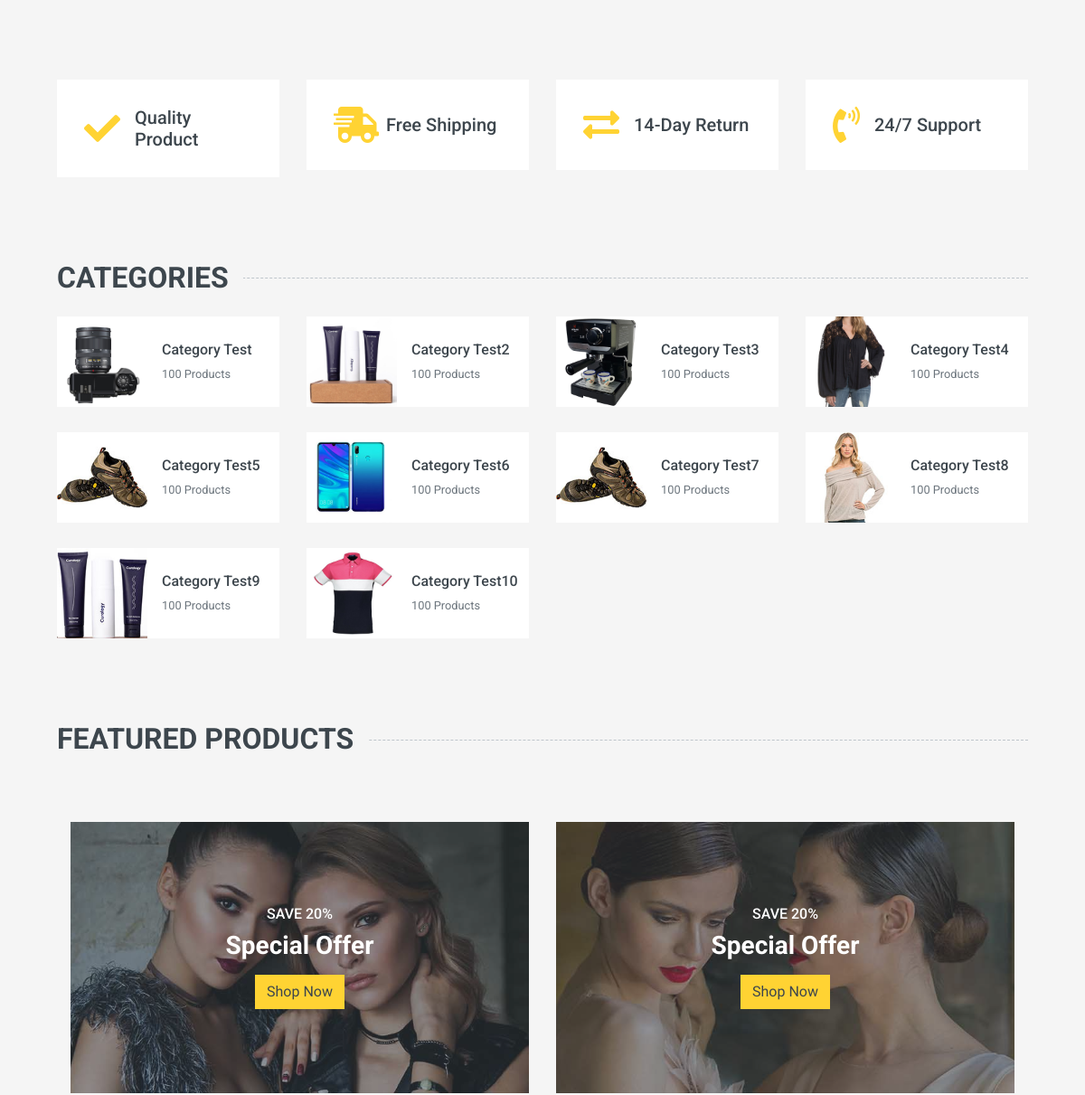
The app's page / (middle part), older data.
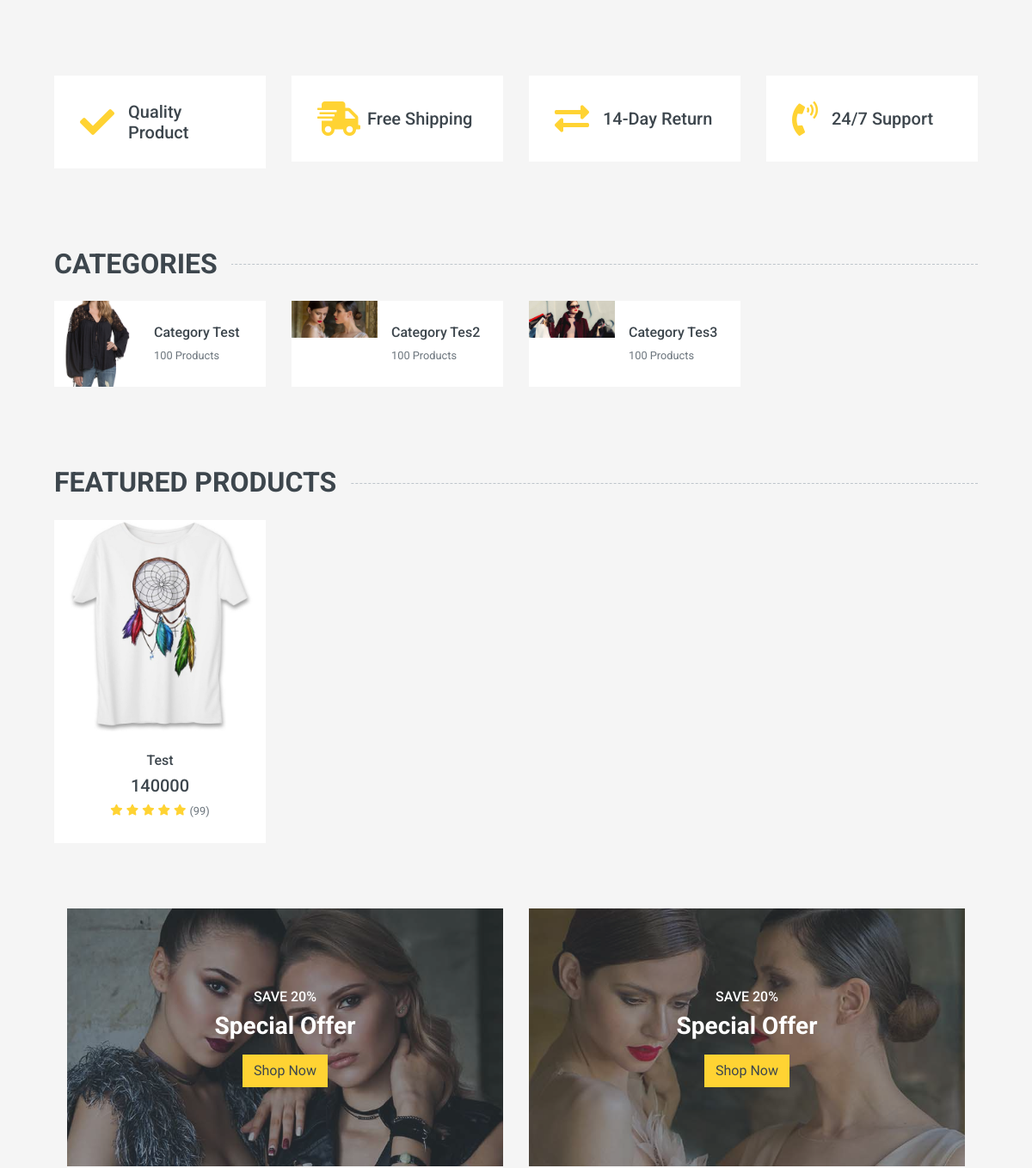
The same page, newer data.
### Product_app/models.py (models this page shows, shortened)
class Category(models.Model):
    name=models.CharField(max_length=50)
    image=models.ImageField(upload_to="product/category")
    parent=models.ForeignKey("self",related_name="comment",on_delete=models.CASCADE,null=True,blank=True)
    created=models.DateTimeField(auto_now_add=True)

class Product(models.Model):
    name=models.CharField(max_length=200)
    discription=models.TextField()
    image=models.ImageField(upload_to="product/image")
    price=models.CharField(max_length=50)
    size=models.ManyToManyField(Size,related_name="product")
    color=models.ManyToManyField(Color,related_name="product")
    discount=models.CharField(max_length=50,null=True,blank=True)
    score=models.IntegerField(null=True,default=0)
    category=models.ManyToManyField(Category,related_name="product")
    created=models.DateTimeField(auto_now_add=True)
    image_galeery=models.ManyToManyField(ProductImageGallery,related_name="product")
    slug=models.SlugField(null=True,blank=True)
    def get_absolut_url(self):
        return reverse("Home_app:detail",kwargs={"slug":self.slug})

### Home_app/views.py (the view)
# urls.py: path("",views.Home.as_view(),name="Home"),
class Home(View):
    def get(self,request):
        product=Product.objects.all()
        category=Category.objects.all()
        context={
            "category":category,
            "product":product,
        }
        return render(request,"Home_app/index.html",context=context)

### Home_app/templates/Home_app/index.html (shortened to what this page needs)
{% extends "base.html" %}
{% load static %}
{% block content %}
<div class="container-fluid mb-3">
    <div class="row px-xl-5">
        <div class="col-lg-8">
        </div>
        <div class="col-lg-4">
        </div>
    </div>
</div>
<div class="container-fluid pt-5">
    <div class="row px-xl-5 pb-3">
        <div class="col-lg-3 col-md-6 col-sm-12 pb-1">
            <div class="d-flex align-items-center bg-light mb-4" style="padding: 30px;">
                <h1 class="fa fa-check text-primary m-0 mr-3"></h1>
                <h5 class="font-weight-semi-bold m-0">Quality Product</h5>
            </div>
        </div>
        <div class="col-lg-3 col-md-6 col-sm-12 pb-1">
            <div class="d-flex align-items-center bg-light mb-4" style="padding: 30px;">
                <h1 class="fa fa-shipping-fast text-primary m-0 mr-2"></h1>
                <h5 class="font-weight-semi-bold m-0">Free Shipping</h5>
            </div>
        </div>
        <div class="col-lg-3 col-md-6 col-sm-12 pb-1">
            <div class="d-flex align-items-center bg-light mb-4" style="padding: 30px;">
                <h1 class="fas fa-exchange-alt text-primary m-0 mr-3"></h1>
                <h5 class="font-weight-semi-bold m-0">14-Day Return</h5>
            </div>
        </div>
        <div class="col-lg-3 col-md-6 col-sm-12 pb-1">
            <div class="d-flex align-items-center bg-light mb-4" style="padding: 30px;">
                <h1 class="fa fa-phone-volume text-primary m-0 mr-3"></h1>
                <h5 class="font-weight-semi-bold m-0">24/7 Support</h5>
            </div>
        </div>
    </div>
</div>
<div class="container-fluid pt-5">
    <h2 class="section-title position-relative text-uppercase mx-xl-5 mb-4"><span
            class="bg-secondary pr-3">Categories</span></h2>
    <div class="row px-xl-5 pb-3">
        {% for item in category %}
        <div class="col-lg-3 col-md-4 col-sm-6 pb-1">
            <a class="text-decoration-none" href="">
                <div class="cat-item d-flex align-items-center mb-4">
                    <div class="overflow-hidden" style="width: 100px; height: 100px;">
                        <img class="img-fluid" src="{{ item.image.url }}" alt="">
                    </div>
                    <div class="flex-fill pl-3">
                        <h6>{{ item.name }}</h6>
                        <small class="text-body">100 Products</small>
                    </div>
                </div>
            </a>
        </div>
        {% endfor %}
    </div>
</div>
<div class="container-fluid pt-5 pb-3">
    <h2 class="section-title position-relative text-uppercase mx-xl-5 mb-4"><span class="bg-secondary pr-3">Featured Products</span>
    </h2>
    <div class="row px-xl-5">
    {% for item in product %}
        <div class="col-lg-3 col-md-4 col-sm-6 pb-1">
            <div class="product-item bg-light mb-4">
                <div class="product-img position-relative overflow-hidden">
                    <img class="img-fluid w-100" src="{{ item.image.url }}" alt="">
                    <div class="product-action">
                    </div>
                </div>
                <div class="text-center py-4">
                    <a class="h6 text-decoration-none text-truncate" href="{{ item.get_absolut_url }}">{{ item.name }}</a>
                    <div class="d-flex align-items-center justify-content-center mt-2">
                        <h5>{{ item.price }}</h5>
                    </div>
                    <div class="d-flex align-items-center justify-content-center mb-1">
                        <small class="fa fa-star text-primary mr-1"></small>
                        <small class="fa fa-star text-primary mr-1"></small>
                        <small class="fa fa-star text-primary mr-1"></small>
                        <small class="fa fa-star text-primary mr-1"></small>
                        <small class="fa fa-star text-primary mr-1"></small>
                        <small>(99)</small>
                    </div>
                </div>
            </div>
        </div>
    {% endfor %}
</div>
<div class="container-fluid pt-5 pb-3">
    <div class="row px-xl-5">
        <div class="col-md-6">
            <div class="product-offer mb-30" style="height: 300px;">
                <img class="img-fluid" src="{% static "img/offer-1.jpg" %}" alt="">
                <div class="offer-text">
                    <h6 class="text-white text-uppercase">Save 20%</h6>
                    <h3 class="text-white mb-3">Special Offer</h3>
                    <a href="" class="btn btn-primary">Shop Now</a>
                </div>
            </div>
        </div>
        <div class="col-md-6">
            <div class="product-offer mb-30" style="height: 300px;">
                <img class="img-fluid" src="{% static "img/offer-2.jpg" %}" alt="">
                <div class="offer-text">
                    <h6 class="text-white text-uppercase">Save 20%</h6>
                    <h3 class="text-white mb-3">Special Offer</h3>
                    <a href="" class="btn btn-primary">Shop Now</a>
                </div>
            </div>
        </div>
    </div>
</div>
{% endblock %}

### templates/base.html (shortened to what this page needs)
{% load static %}
{% include "include/head.html" %}
<body>
{% block content %}
{% endblock %}

### templates/include/head.html (shortened to what this page needs)
{% load static %}
<head>
    <link href="https://cdnjs.cloudflare.com/ajax/libs/font-awesome/5.10.0/css/all.min.css" rel="stylesheet">
    <link href="{% static "lib/animate/animate.min.css" %}" rel="stylesheet">
    <link href="{% static "lib/owlcarousel/assets/owl.carousel.min.css" %}" rel="stylesheet">
    <link href="{% static "css/style.css" %}" rel="stylesheet">
</head>

### templates/include/tapbar.html (shortened to what this page needs)
{% load static %}

### templates/include/navbar.html (shortened to what this page needs)
{% load static %}

### templates/include/footer.html (shortened to what this page needs)
{% load static %}

### templates/include/scripts.html (shortened to what this page needs)
{% load static %}

Row changes from the older to the newer data that the page shows:
removed Category: image (picture), name "Category Test4"
removed Category: image (picture), name "Category Test5"
removed Category: image (picture), name "Category Test6"
removed Category: image (picture), name "Category Test7"
removed Category: image (picture), name "Category Test8"
removed Category: image (picture), name "Category Test9"
removed Category: image (picture), name "Category Test10"
changed Category "Category Test": image: a different picture
changed Category: image: a different picture; name "Category Test2" → "Category Tes2"
changed Category: image: a different picture; name "Category Test3" → "Category Tes3"
added Product: image (picture), name "Test", price "140000"
